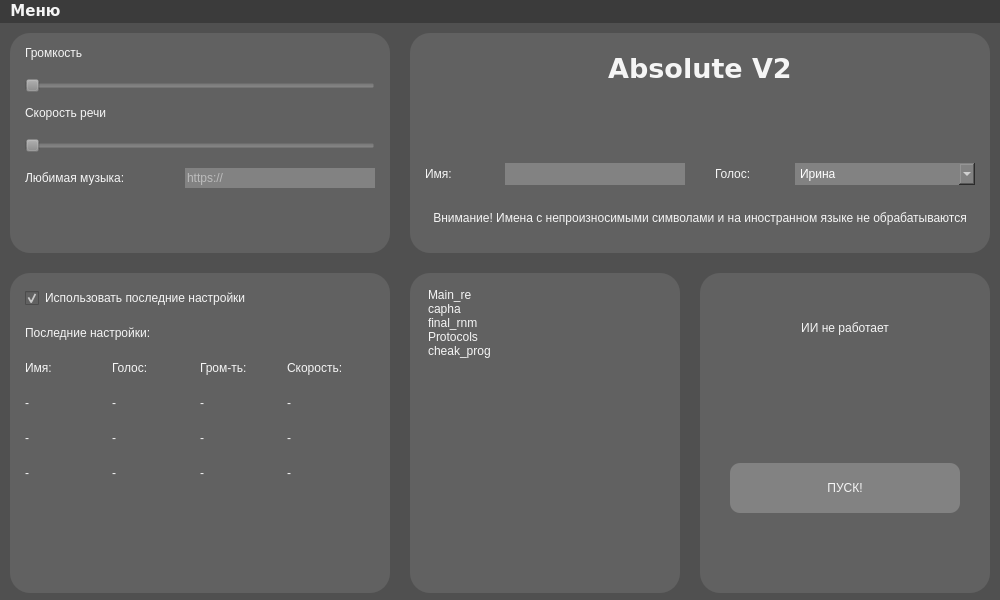
<?xml version="1.0" encoding="UTF-8"?>
<ui version="4.0">
 <class>MainWindow</class>
 <widget class="QMainWindow" name="MainWindow">
  <property name="geometry">
   <rect>
    <x>0</x>
    <y>0</y>
    <width>1000</width>
    <height>600</height>
   </rect>
  </property>
  <property name="sizePolicy">
   <sizepolicy hsizetype="Fixed" vsizetype="Fixed">
    <horstretch>0</horstretch>
    <verstretch>0</verstretch>
   </sizepolicy>
  </property>
  <property name="minimumSize">
   <size>
    <width>1000</width>
    <height>600</height>
   </size>
  </property>
  <property name="maximumSize">
   <size>
    <width>1000</width>
    <height>600</height>
   </size>
  </property>
  <property name="baseSize">
   <size>
    <width>1000</width>
    <height>600</height>
   </size>
  </property>
  <property name="windowTitle">
   <string>MainWindow</string>
  </property>
  <property name="styleSheet">
   <string notr="true">background: rgb(59, 59, 59);
color: rgb(245, 245, 245);
font: 700 11pt &quot;Verdana&quot;;
</string>
  </property>
  <widget class="QWidget" name="centralwidget">
   <property name="styleSheet">
    <string notr="true">background: rgb(80, 80, 80)</string>
   </property>
   <widget class="QWidget" name="blok_voise" native="true">
    <property name="geometry">
     <rect>
      <x>10</x>
      <y>10</y>
      <width>380</width>
      <height>220</height>
     </rect>
    </property>
    <property name="styleSheet">
     <string notr="true">background:rgb(97, 97, 97);
border-radius: 20%;</string>
    </property>
    <widget class="QSlider" name="speed_slid">
     <property name="geometry">
      <rect>
       <x>15</x>
       <y>100</y>
       <width>350</width>
       <height>25</height>
      </rect>
     </property>
     <property name="styleSheet">
      <string notr="true">background-color: rgba(130, 130, 130, 0);</string>
     </property>
     <property name="orientation">
      <enum>Qt::Horizontal</enum>
     </property>
    </widget>
    <widget class="QSlider" name="vpl_slid">
     <property name="geometry">
      <rect>
       <x>15</x>
       <y>40</y>
       <width>350</width>
       <height>25</height>
      </rect>
     </property>
     <property name="styleSheet">
      <string notr="true">background-color: rgba(130, 130, 130, 0);</string>
     </property>
     <property name="orientation">
      <enum>Qt::Horizontal</enum>
     </property>
    </widget>
    <widget class="QLabel" name="speed">
     <property name="geometry">
      <rect>
       <x>15</x>
       <y>70</y>
       <width>200</width>
       <height>20</height>
      </rect>
     </property>
     <property name="styleSheet">
      <string notr="true">background-color: rgba(130, 130, 130, 0);</string>
     </property>
     <property name="text">
      <string>Скорость речи</string>
     </property>
    </widget>
    <widget class="QLabel" name="vol">
     <property name="geometry">
      <rect>
       <x>15</x>
       <y>10</y>
       <width>100</width>
       <height>20</height>
      </rect>
     </property>
     <property name="styleSheet">
      <string notr="true">background-color: rgba(130, 130, 130, 0);</string>
     </property>
     <property name="text">
      <string>Громкость</string>
     </property>
    </widget>
    <widget class="QLineEdit" name="musik_name_edit">
     <property name="geometry">
      <rect>
       <x>175</x>
       <y>135</y>
       <width>190</width>
       <height>20</height>
      </rect>
     </property>
     <property name="styleSheet">
      <string notr="true">background-color: rgb(130, 130, 130);</string>
     </property>
     <property name="inputMask">
      <string notr="true"/>
     </property>
     <property name="text">
      <string/>
     </property>
     <property name="maxLength">
      <number>32767</number>
     </property>
     <property name="frame">
      <bool>true</bool>
     </property>
     <property name="echoMode">
      <enum>QLineEdit::Normal</enum>
     </property>
     <property name="alignment">
      <set>Qt::AlignLeading|Qt::AlignLeft|Qt::AlignVCenter</set>
     </property>
     <property name="dragEnabled">
      <bool>false</bool>
     </property>
     <property name="readOnly">
      <bool>false</bool>
     </property>
     <property name="placeholderText">
      <string>https://</string>
     </property>
    </widget>
    <widget class="QLabel" name="musik_name">
     <property name="geometry">
      <rect>
       <x>15</x>
       <y>135</y>
       <width>160</width>
       <height>20</height>
      </rect>
     </property>
     <property name="text">
      <string>Любимая музыка:</string>
     </property>
    </widget>
   </widget>
   <widget class="QWidget" name="widget_2" native="true">
    <property name="geometry">
     <rect>
      <x>410</x>
      <y>10</y>
      <width>580</width>
      <height>220</height>
     </rect>
    </property>
    <property name="styleSheet">
     <string notr="true">background:rgb(97, 97, 97);
border-radius: 20%;</string>
    </property>
    <widget class="QLabel" name="name">
     <property name="geometry">
      <rect>
       <x>15</x>
       <y>130</y>
       <width>70</width>
       <height>22</height>
      </rect>
     </property>
     <property name="text">
      <string>Имя:</string>
     </property>
    </widget>
    <widget class="QLabel" name="voise">
     <property name="geometry">
      <rect>
       <x>305</x>
       <y>130</y>
       <width>100</width>
       <height>22</height>
      </rect>
     </property>
     <property name="text">
      <string>Голос:</string>
     </property>
    </widget>
    <widget class="QComboBox" name="chose_voise">
     <property name="geometry">
      <rect>
       <x>385</x>
       <y>130</y>
       <width>180</width>
       <height>22</height>
      </rect>
     </property>
     <property name="styleSheet">
      <string notr="true">color:rgb(255, 255, 255);
background-color: rgb(130, 130, 130);
border-color: rgb(255, 255, 255);</string>
     </property>
     <item>
      <property name="text">
       <string>Ирина</string>
      </property>
     </item>
     <item>
      <property name="text">
       <string>Александр</string>
      </property>
     </item>
     <item>
      <property name="text">
       <string>Анна</string>
      </property>
     </item>
     <item>
      <property name="text">
       <string>Елена</string>
      </property>
     </item>
    </widget>
    <widget class="QLabel" name="main_name">
     <property name="geometry">
      <rect>
       <x>140</x>
       <y>10</y>
       <width>300</width>
       <height>50</height>
      </rect>
     </property>
     <property name="font">
      <font>
       <family>Verdana</family>
       <pointsize>20</pointsize>
       <italic>false</italic>
       <bold>true</bold>
       <strikeout>false</strikeout>
      </font>
     </property>
     <property name="styleSheet">
      <string notr="true">font: 700  20pt &quot;Verdana&quot;;
background-color: rgba(130, 130, 130, 0);</string>
     </property>
     <property name="text">
      <string>Absolute V2</string>
     </property>
     <property name="alignment">
      <set>Qt::AlignCenter</set>
     </property>
    </widget>
    <widget class="QLineEdit" name="lineEdit">
     <property name="geometry">
      <rect>
       <x>95</x>
       <y>130</y>
       <width>180</width>
       <height>22</height>
      </rect>
     </property>
     <property name="styleSheet">
      <string notr="true">background-color: rgb(130, 130, 130);</string>
     </property>
    </widget>
    <widget class="QLabel" name="warning">
     <property name="geometry">
      <rect>
       <x>15</x>
       <y>164</y>
       <width>550</width>
       <height>41</height>
      </rect>
     </property>
     <property name="text">
      <string>Внимание! Имена с непроизносимыми символами и на иностранном языке не обрабатываются</string>
     </property>
     <property name="scaledContents">
      <bool>false</bool>
     </property>
     <property name="alignment">
      <set>Qt::AlignCenter</set>
     </property>
     <property name="wordWrap">
      <bool>true</bool>
     </property>
    </widget>
   </widget>
   <widget class="QWidget" name="widget_3" native="true">
    <property name="geometry">
     <rect>
      <x>10</x>
      <y>250</y>
      <width>380</width>
      <height>320</height>
     </rect>
    </property>
    <property name="styleSheet">
     <string notr="true">background:rgb(97, 97, 97);
border-radius: 20%;</string>
    </property>
    <widget class="QCheckBox" name="last_chose">
     <property name="geometry">
      <rect>
       <x>15</x>
       <y>15</y>
       <width>350</width>
       <height>20</height>
      </rect>
     </property>
     <property name="text">
      <string>Использовать последние настройки</string>
     </property>
     <property name="iconSize">
      <size>
       <width>16</width>
       <height>16</height>
      </size>
     </property>
     <property name="checked">
      <bool>true</bool>
     </property>
    </widget>
    <widget class="QLabel" name="last_chose_label">
     <property name="geometry">
      <rect>
       <x>15</x>
       <y>50</y>
       <width>350</width>
       <height>20</height>
      </rect>
     </property>
     <property name="text">
      <string>Последние настройки:</string>
     </property>
    </widget>
    <widget class="QLabel" name="label_6">
     <property name="geometry">
      <rect>
       <x>15</x>
       <y>85</y>
       <width>87</width>
       <height>20</height>
      </rect>
     </property>
     <property name="text">
      <string>Имя:</string>
     </property>
    </widget>
    <widget class="QLabel" name="label_7">
     <property name="geometry">
      <rect>
       <x>102</x>
       <y>85</y>
       <width>87</width>
       <height>20</height>
      </rect>
     </property>
     <property name="text">
      <string>Голос:</string>
     </property>
    </widget>
    <widget class="QLabel" name="label_8">
     <property name="geometry">
      <rect>
       <x>190</x>
       <y>85</y>
       <width>87</width>
       <height>20</height>
      </rect>
     </property>
     <property name="text">
      <string>Гром-ть:</string>
     </property>
    </widget>
    <widget class="QLabel" name="label_9">
     <property name="geometry">
      <rect>
       <x>277</x>
       <y>85</y>
       <width>87</width>
       <height>20</height>
      </rect>
     </property>
     <property name="text">
      <string>Скорость:</string>
     </property>
    </widget>
    <widget class="QLabel" name="label_10">
     <property name="geometry">
      <rect>
       <x>102</x>
       <y>120</y>
       <width>87</width>
       <height>20</height>
      </rect>
     </property>
     <property name="text">
      <string>-</string>
     </property>
    </widget>
    <widget class="QLabel" name="label_11">
     <property name="geometry">
      <rect>
       <x>277</x>
       <y>120</y>
       <width>87</width>
       <height>20</height>
      </rect>
     </property>
     <property name="text">
      <string>-</string>
     </property>
    </widget>
    <widget class="QLabel" name="label_12">
     <property name="geometry">
      <rect>
       <x>190</x>
       <y>120</y>
       <width>87</width>
       <height>20</height>
      </rect>
     </property>
     <property name="text">
      <string>-</string>
     </property>
    </widget>
    <widget class="QLabel" name="label_13">
     <property name="geometry">
      <rect>
       <x>15</x>
       <y>120</y>
       <width>87</width>
       <height>20</height>
      </rect>
     </property>
     <property name="text">
      <string>-</string>
     </property>
    </widget>
    <widget class="QLabel" name="label_14">
     <property name="geometry">
      <rect>
       <x>277</x>
       <y>155</y>
       <width>87</width>
       <height>20</height>
      </rect>
     </property>
     <property name="text">
      <string>-</string>
     </property>
    </widget>
    <widget class="QLabel" name="label_15">
     <property name="geometry">
      <rect>
       <x>102</x>
       <y>155</y>
       <width>87</width>
       <height>20</height>
      </rect>
     </property>
     <property name="text">
      <string>-</string>
     </property>
    </widget>
    <widget class="QLabel" name="label_16">
     <property name="geometry">
      <rect>
       <x>15</x>
       <y>155</y>
       <width>87</width>
       <height>20</height>
      </rect>
     </property>
     <property name="text">
      <string>-</string>
     </property>
    </widget>
    <widget class="QLabel" name="label_17">
     <property name="geometry">
      <rect>
       <x>190</x>
       <y>155</y>
       <width>87</width>
       <height>20</height>
      </rect>
     </property>
     <property name="text">
      <string>-</string>
     </property>
    </widget>
    <widget class="QLabel" name="label_18">
     <property name="geometry">
      <rect>
       <x>277</x>
       <y>190</y>
       <width>87</width>
       <height>20</height>
      </rect>
     </property>
     <property name="text">
      <string>-</string>
     </property>
    </widget>
    <widget class="QLabel" name="label_19">
     <property name="geometry">
      <rect>
       <x>102</x>
       <y>190</y>
       <width>87</width>
       <height>20</height>
      </rect>
     </property>
     <property name="text">
      <string>-</string>
     </property>
    </widget>
    <widget class="QLabel" name="label_20">
     <property name="geometry">
      <rect>
       <x>15</x>
       <y>190</y>
       <width>87</width>
       <height>20</height>
      </rect>
     </property>
     <property name="text">
      <string>-</string>
     </property>
    </widget>
    <widget class="QLabel" name="label_21">
     <property name="geometry">
      <rect>
       <x>190</x>
       <y>190</y>
       <width>87</width>
       <height>20</height>
      </rect>
     </property>
     <property name="text">
      <string>-</string>
     </property>
    </widget>
   </widget>
   <widget class="QWidget" name="widget_4" native="true">
    <property name="geometry">
     <rect>
      <x>410</x>
      <y>250</y>
      <width>270</width>
      <height>320</height>
     </rect>
    </property>
    <property name="styleSheet">
     <string notr="true">background:rgb(97, 97, 97);
border-radius: 20%;</string>
    </property>
    <widget class="QListWidget" name="name_of_file">
     <property name="geometry">
      <rect>
       <x>15</x>
       <y>15</y>
       <width>120</width>
       <height>281</height>
      </rect>
     </property>
     <property name="layoutDirection">
      <enum>Qt::LeftToRight</enum>
     </property>
     <property name="inputMethodHints">
      <set>Qt::ImhNone</set>
     </property>
     <property name="autoScroll">
      <bool>false</bool>
     </property>
     <property name="editTriggers">
      <set>QAbstractItemView::NoEditTriggers</set>
     </property>
     <property name="showDropIndicator" stdset="0">
      <bool>false</bool>
     </property>
     <property name="defaultDropAction">
      <enum>Qt::CopyAction</enum>
     </property>
     <property name="selectionMode">
      <enum>QAbstractItemView::NoSelection</enum>
     </property>
     <property name="textElideMode">
      <enum>Qt::ElideMiddle</enum>
     </property>
     <property name="verticalScrollMode">
      <enum>QAbstractItemView::ScrollPerPixel</enum>
     </property>
     <property name="movement">
      <enum>QListView::Static</enum>
     </property>
     <property name="flow">
      <enum>QListView::TopToBottom</enum>
     </property>
     <property name="isWrapping" stdset="0">
      <bool>false</bool>
     </property>
     <property name="resizeMode">
      <enum>QListView::Fixed</enum>
     </property>
     <property name="layoutMode">
      <enum>QListView::Batched</enum>
     </property>
     <property name="spacing">
      <number>9</number>
     </property>
     <property name="viewMode">
      <enum>QListView::ListMode</enum>
     </property>
     <property name="modelColumn">
      <number>0</number>
     </property>
     <property name="batchSize">
      <number>100</number>
     </property>
     <item>
      <property name="text">
       <string>Main_re</string>
      </property>
     </item>
     <item>
      <property name="text">
       <string>capha</string>
      </property>
     </item>
     <item>
      <property name="text">
       <string>final_rnm</string>
      </property>
     </item>
     <item>
      <property name="text">
       <string>Protocols</string>
      </property>
     </item>
     <item>
      <property name="text">
       <string>cheak_prog</string>
      </property>
     </item>
    </widget>
    <widget class="QListWidget" name="icon_of_file">
     <property name="geometry">
      <rect>
       <x>135</x>
       <y>15</y>
       <width>120</width>
       <height>291</height>
      </rect>
     </property>
     <property name="layoutDirection">
      <enum>Qt::RightToLeft</enum>
     </property>
     <property name="autoScroll">
      <bool>false</bool>
     </property>
     <property name="editTriggers">
      <set>QAbstractItemView::NoEditTriggers</set>
     </property>
     <property name="showDropIndicator" stdset="0">
      <bool>false</bool>
     </property>
     <property name="selectionMode">
      <enum>QAbstractItemView::NoSelection</enum>
     </property>
     <property name="textElideMode">
      <enum>Qt::ElideLeft</enum>
     </property>
     <property name="verticalScrollMode">
      <enum>QAbstractItemView::ScrollPerItem</enum>
     </property>
     <property name="movement">
      <enum>QListView::Static</enum>
     </property>
     <property name="flow">
      <enum>QListView::TopToBottom</enum>
     </property>
     <property name="resizeMode">
      <enum>QListView::Fixed</enum>
     </property>
     <property name="layoutMode">
      <enum>QListView::SinglePass</enum>
     </property>
     <property name="spacing">
      <number>0</number>
     </property>
     <property name="viewMode">
      <enum>QListView::IconMode</enum>
     </property>
     <item>
      <property name="text">
       <string/>
      </property>
      <property name="font">
       <font>
        <pointsize>1</pointsize>
       </font>
      </property>
      <property name="icon">
       <iconset>
        <normaloff>C:/Users/xmass/Downloads/1168220-200.png</normaloff>C:/Users/xmass/Downloads/1168220-200.png</iconset>
      </property>
     </item>
     <item>
      <property name="text">
       <string/>
      </property>
      <property name="font">
       <font>
        <pointsize>1</pointsize>
       </font>
      </property>
      <property name="icon">
       <iconset>
        <normaloff>C:/Users/xmass/Downloads/1168220-200.png</normaloff>C:/Users/xmass/Downloads/1168220-200.png</iconset>
      </property>
     </item>
     <item>
      <property name="text">
       <string/>
      </property>
      <property name="font">
       <font>
        <pointsize>1</pointsize>
       </font>
      </property>
      <property name="icon">
       <iconset>
        <normaloff>C:/Users/xmass/Downloads/1168220-200.png</normaloff>C:/Users/xmass/Downloads/1168220-200.png</iconset>
      </property>
     </item>
     <item>
      <property name="text">
       <string/>
      </property>
      <property name="font">
       <font>
        <pointsize>1</pointsize>
       </font>
      </property>
      <property name="icon">
       <iconset>
        <normaloff>C:/Users/xmass/Downloads/1168220-200.png</normaloff>C:/Users/xmass/Downloads/1168220-200.png</iconset>
      </property>
     </item>
     <item>
      <property name="text">
       <string/>
      </property>
      <property name="font">
       <font>
        <pointsize>1</pointsize>
       </font>
      </property>
      <property name="icon">
       <iconset>
        <normaloff>C:/Users/xmass/Downloads/1168220-200.png</normaloff>C:/Users/xmass/Downloads/1168220-200.png</iconset>
      </property>
     </item>
    </widget>
   </widget>
   <widget class="QWidget" name="widget_5" native="true">
    <property name="geometry">
     <rect>
      <x>700</x>
      <y>250</y>
      <width>290</width>
      <height>320</height>
     </rect>
    </property>
    <property name="styleSheet">
     <string notr="true">background:rgb(97, 97, 97);
border-radius: 20%;</string>
    </property>
    <widget class="QPushButton" name="button_start">
     <property name="geometry">
      <rect>
       <x>30</x>
       <y>190</y>
       <width>230</width>
       <height>50</height>
      </rect>
     </property>
     <property name="styleSheet">
      <string notr="true">font: 700 18pt &quot;Verdana&quot;;
background-color: rgb(130, 130, 130);
border-radius: 10%</string>
     </property>
     <property name="inputMethodHints">
      <set>Qt::ImhNone</set>
     </property>
     <property name="text">
      <string>ПУСК!</string>
     </property>
     <property name="checkable">
      <bool>false</bool>
     </property>
     <property name="checked">
      <bool>false</bool>
     </property>
     <property name="autoRepeat">
      <bool>false</bool>
     </property>
     <property name="autoExclusive">
      <bool>false</bool>
     </property>
     <property name="autoDefault">
      <bool>false</bool>
     </property>
     <property name="default">
      <bool>false</bool>
     </property>
     <property name="flat">
      <bool>false</bool>
     </property>
    </widget>
    <widget class="QLabel" name="workind_or_not">
     <property name="geometry">
      <rect>
       <x>30</x>
       <y>20</y>
       <width>230</width>
       <height>70</height>
      </rect>
     </property>
     <property name="styleSheet">
      <string notr="true">font: 700 14pt &quot;Verdana&quot;;
background-color: rgba(130, 130, 130, 0);
</string>
     </property>
     <property name="text">
      <string>ИИ не работает</string>
     </property>
     <property name="alignment">
      <set>Qt::AlignCenter</set>
     </property>
    </widget>
   </widget>
   <zorder>widget_5</zorder>
   <zorder>blok_voise</zorder>
   <zorder>widget_2</zorder>
   <zorder>widget_3</zorder>
   <zorder>widget_4</zorder>
  </widget>
  <widget class="QMenuBar" name="menubar">
   <property name="geometry">
    <rect>
     <x>0</x>
     <y>0</y>
     <width>1000</width>
     <height>24</height>
    </rect>
   </property>
   <property name="font">
    <font>
     <family>Verdana</family>
     <pointsize>11</pointsize>
     <italic>false</italic>
     <bold>true</bold>
    </font>
   </property>
   <widget class="QMenu" name="menu">
    <property name="title">
     <string>Меню</string>
    </property>
    <addaction name="action"/>
    <addaction name="action_2"/>
    <addaction name="action_3"/>
   </widget>
   <addaction name="menu"/>
  </widget>
  <action name="action">
   <property name="text">
    <string>Файлы</string>
   </property>
  </action>
  <action name="action_2">
   <property name="text">
    <string>Сайт</string>
   </property>
  </action>
  <action name="action_3">
   <property name="text">
    <string>Точечная настройка</string>
   </property>
  </action>
 </widget>
 <resources/>
 <connections/>
</ui>
